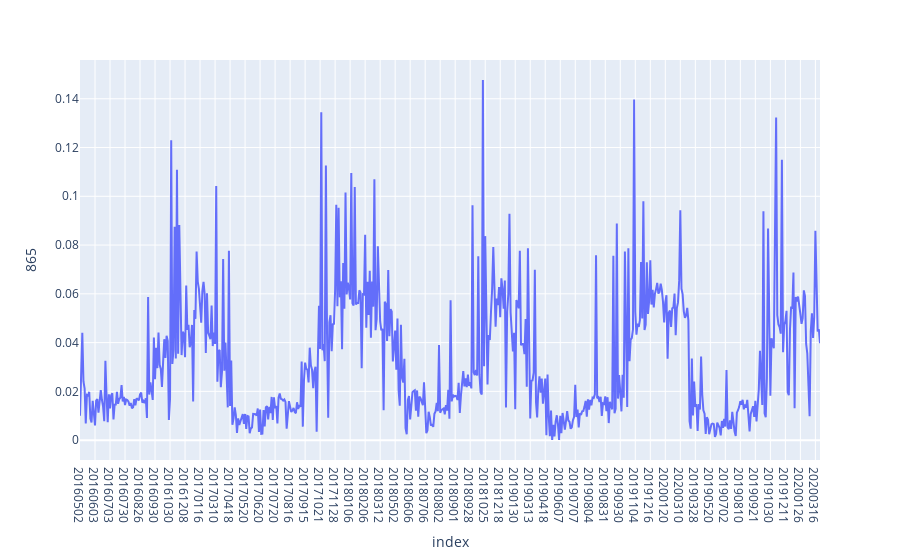

Notebook code cell kept with this figure:
### Code cell
px.line(df, y=865, height=600,)

### Figure 1 — Plotly figure (JSON) as saved in the notebook; plotly's stock layout.template omitted (floating-point values rounded to 4 significant figures; data arrays with more than 128 entries replaced by an {"elided": "..."} marker saying what was removed)
{"data": [{"hovertemplate": "index=%{x}<br>865=%{y}<extra></extra>", "legendgroup": "", "line": {"color": "#636efa", "dash": "solid"}, "mode": "lines", "name": "", "orientation": "v", "showlegend": false, "type": "scatter", "x": {"elided": "642 str values"}, "xaxis": "x", "y": {"elided": "642 float values"}, "yaxis": "y"}], "layout": {"autosize": true, "legend": {"tracegroupgap": 0}, "margin": {"t": 60}, "xaxis": {"anchor": "y", "autorange": true, "domain": [0, 1], "range": [0, 641], "title": {"text": "index"}, "type": "category"}, "yaxis": {"anchor": "x", "autorange": true, "domain": [0, 1], "range": [-0.008144, 0.1559], "title": {"text": "865"}, "type": "linear"}}}
